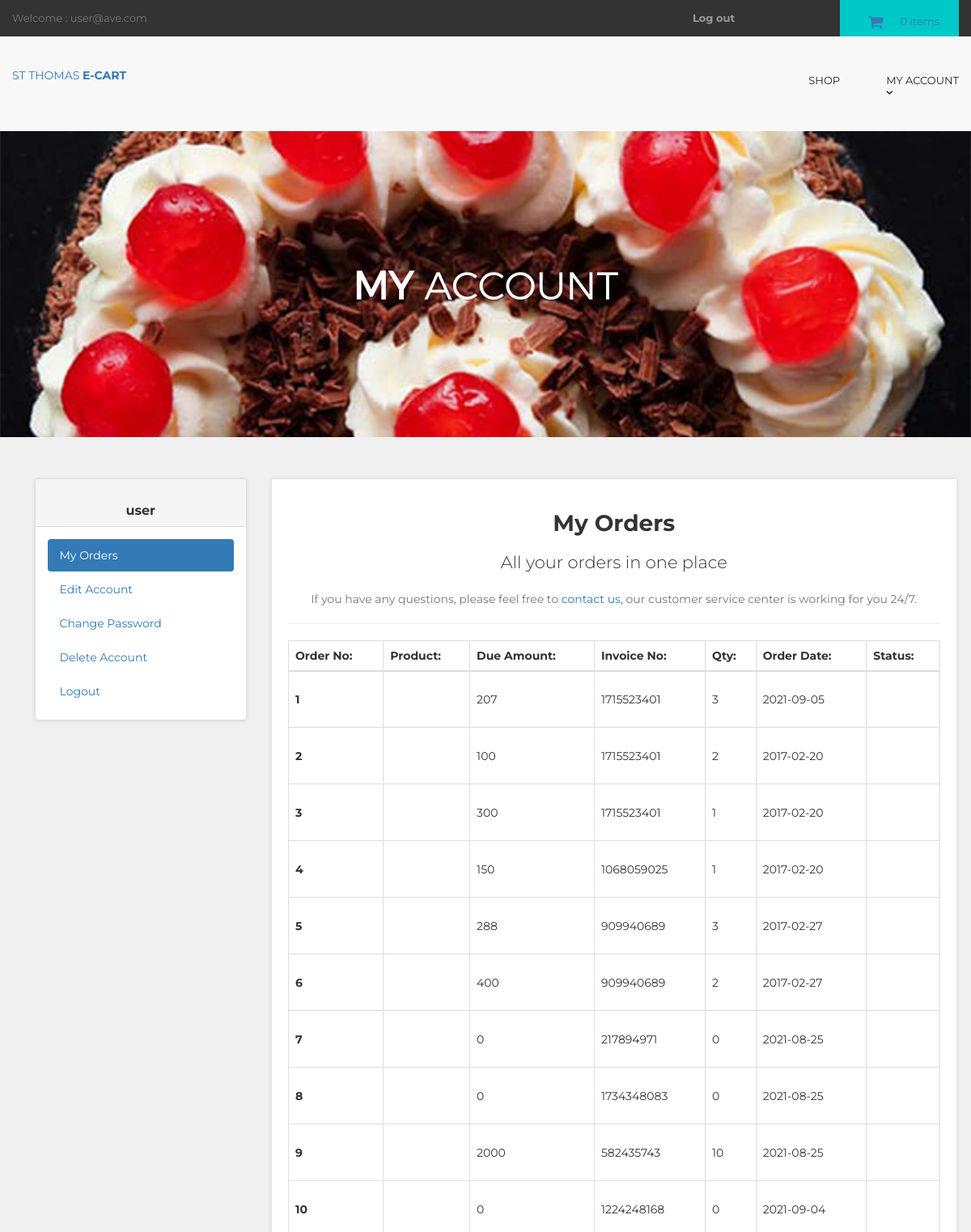
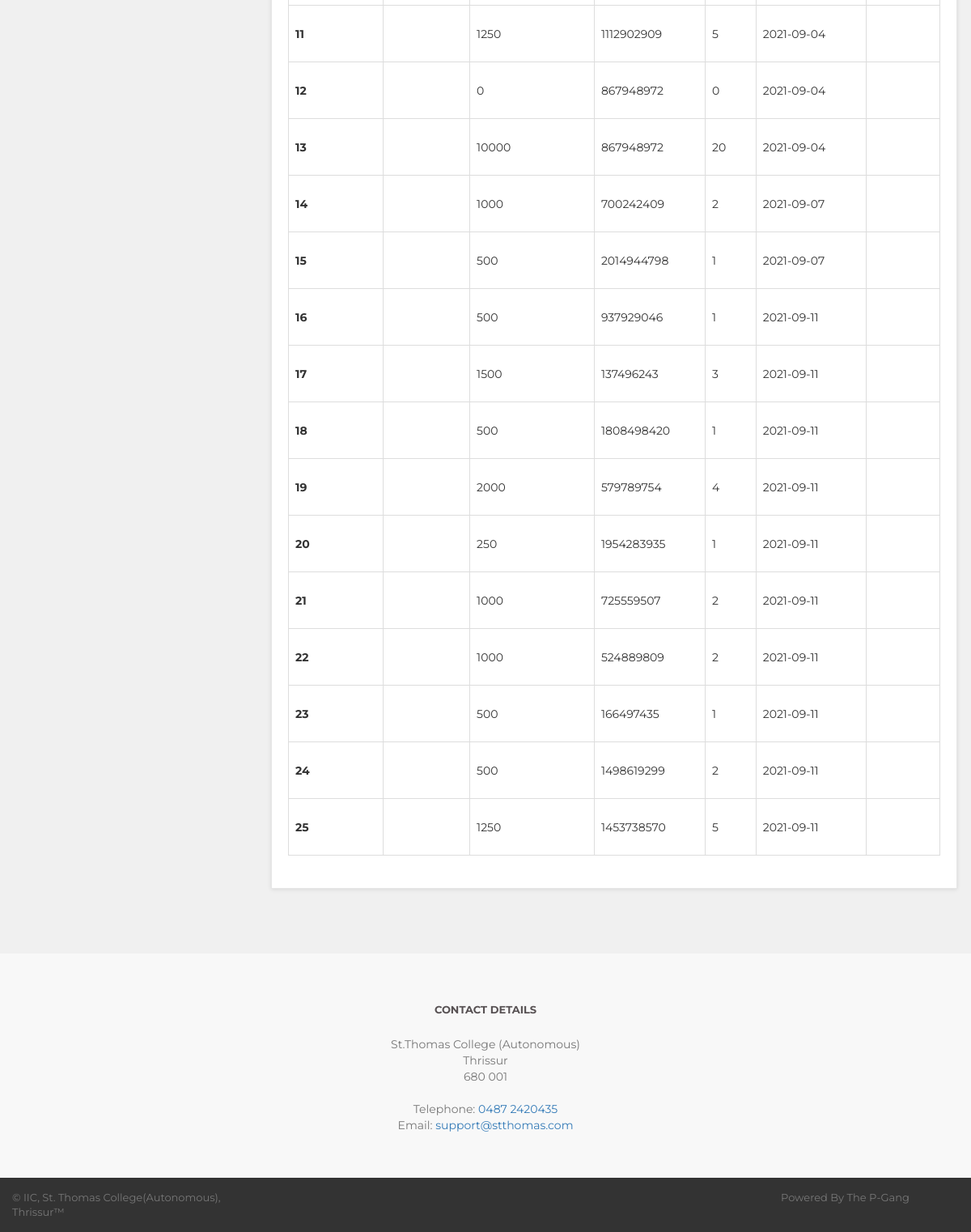
The page /customer/my_account.php?my_orders (signed in) on the database as committed earlier (2 pictures, top to bottom).
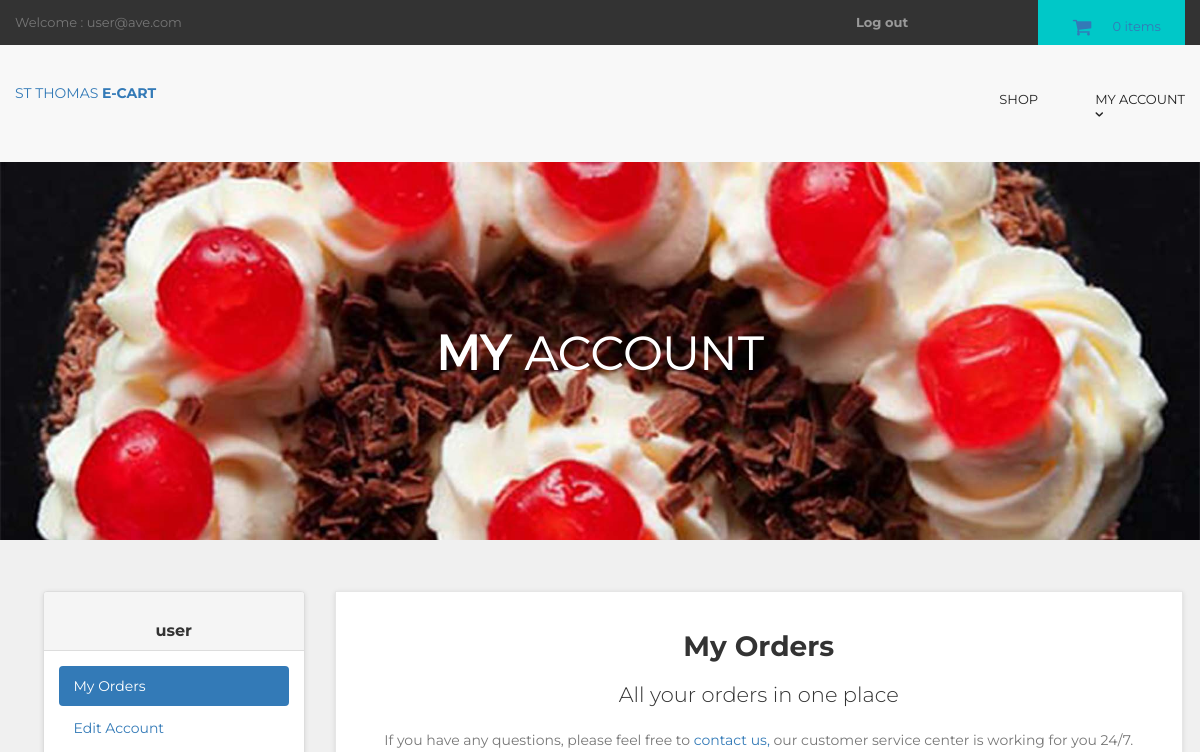
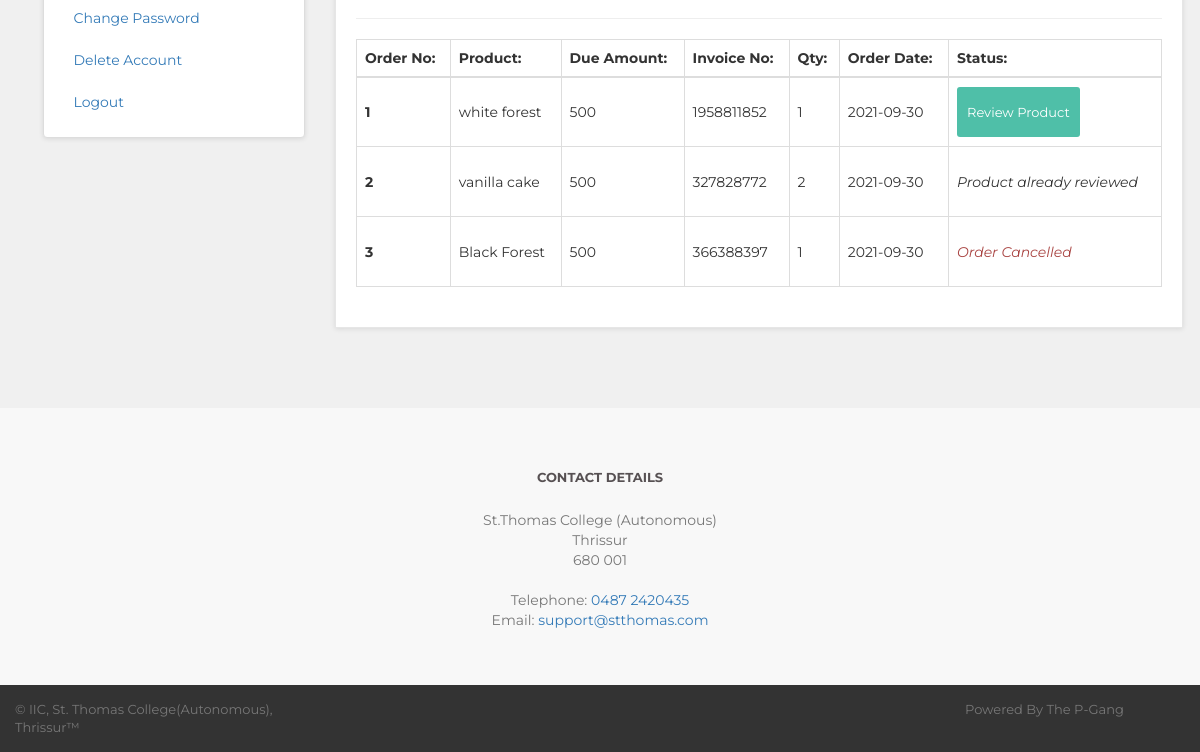
The same page on the database as committed later (2 pictures, top to bottom).
### tables this page shows
CREATE TABLE `customers` (
  `customer_id` int(10) NOT NULL,
  `customer_name` varchar(255) NOT NULL,
  `customer_email` varchar(255) NOT NULL,
  `customer_pass` varchar(255) NOT NULL,
  `customer_country` text NOT NULL,
  `customer_city` text NOT NULL,
  `customer_contact` varchar(255) NOT NULL,
  `customer_address` text NOT NULL,
  `customer_image` text NOT NULL,
  `customer_ip` varchar(255) NOT NULL,
  `customer_confirm_code` text NOT NULL
);

CREATE TABLE `customer_orders` (
  `order_id` int(10) NOT NULL,
  `customer_id` int(10) NOT NULL,
  `pro_id` int(10) NOT NULL,
  `wish_text` varchar(30) NOT NULL,
  `s_id` varchar(20) NOT NULL,
  `due_amount` int(100) NOT NULL,
  `invoice_no` int(100) NOT NULL,
  `qty` int(10) NOT NULL,
  `size` text NOT NULL,
  `order_date` timestamp NOT NULL DEFAULT current_timestamp(),
  `order_status` text NOT NULL,
  `pro_dt` datetime DEFAULT NULL
);

CREATE TABLE `products` (
  `product_id` int(10) NOT NULL,
  `Seller_id` varchar(20) NOT NULL,
  `cat_id` int(10) NOT NULL,
  `manufacturer_id` int(10) NOT NULL,
  `date` timestamp NOT NULL DEFAULT current_timestamp() ON UPDATE current_timestamp(),
  `product_title` text NOT NULL,
  `product_url` text NOT NULL,
  `product_img1` text NOT NULL,
  `product_img2` text NOT NULL,
  `product_img3` text NOT NULL,
  `product_price` int(10) NOT NULL,
  `product_weight` text NOT NULL,
  `product_psp_price` int(100) DEFAULT NULL,
  `product_desc` text NOT NULL,
  `product_features` text NOT NULL,
  `product_video` text NOT NULL,
  `product_keywords` text NOT NULL,
  `product_label` text NOT NULL,
  `status` varchar(255) NOT NULL
);

### customer/my_orders.php (the view, shortened to what this page needs)
<center>
<h1><b>My Orders</b></h1>
<p class="lead"> All your orders in one place</p>
<p class="text-muted" >
If you have any questions, please feel free to <a href="../contact.php" > contact us,</a> our customer service center is working for you 24/7.
</p>
</center>
<hr>
<div class="table-responsive" >
<table class="table table-bordered table-hover" >
<thead>
<tr>
<th>Order No:</th>
<th>Product:</th>
<th>Due Amount:</th>
<th>Invoice No:</th>
<th>Qty:</th>
<th>Order Date:</th>
<th>Status:</th>
</tr>
</thead>
<tbody>
<?php
$customer_session = $_SESSION['customer_email'];
$get_customer = "select * from customers where customer_email='$customer_session'";
$run_customer = mysqli_query($con,$get_customer);
$row_customer = mysqli_fetch_array($run_customer);
$customer_id = $row_customer['customer_id'];
$get_orders = "select * from customer_orders where customer_id='$customer_id'";
$run_orders = mysqli_query($con,$get_orders);
$i = 0;
while($row_orders = mysqli_fetch_array($run_orders)){
$order_id = $row_orders['order_id'];
$pro_id = $row_orders['pro_id'];
$due_amount = $row_orders['due_amount'];
$invoice_no = $row_orders['invoice_no'];
$qty = $row_orders['qty'];
$order_date = substr($row_orders['order_date'],0,11);
$order_status = $row_orders['order_status'];
$i++;
$get_pro = "select * from products where product_id ='$pro_id'";
$run_pro = mysqli_query($con,$get_pro);
$row_pro = mysqli_fetch_array($run_pro);
$pro_name = $row_pro['product_title'];
?>
<tr style="height: 70px;">
<th><?php echo $i; ?></th>
<td><?php echo $pro_name; ?></td>
<td><?php echo $due_amount; ?></td>
<td><?php echo $invoice_no; ?></td>
<td><?php echo $qty; ?></td>
<td><?php echo $order_date; ?></td>
<td>
<?php
if($order_status=='Cancelled'){
    echo "<i class='text-danger'>Order Cancelled</i>";
}
if($order_status=='Completed'){
$check_review = "select * from customer_review where order_id='$order_id'";
$run_check = mysqli_query($con,$check_review);
if(mysqli_num_rows($run_check)>=1)
    echo "<i>Product already reviewed</i>";
else
    echo "<a href='review.php?order_id=".$order_id." target='_self' class='btn btn-primary btn-sm' > Review Product </a>";
}
?>
</td>
</tr>
<?php
}
?>
</tbody>
</table>
</div>

### customer/my_account.php (shortened to what this page needs)
<?php
if(!isset($_SESSION['customer_email'])){
echo "<script>window.open('../checkout.php','_self')</script>";
}else {
include("includes/db.php");
include("includes/header.php");
include("functions/functions.php");
include("includes/main.php");
?>
  <main>
    <div class="nero">
      <div class="nero__heading">
        <span class="nero__bold">My </span>Account
      </div>
    </div>
  </main>
<div id="content" >
<div class="container" style="margin: 50px auto;">
<div class="col-md-12">
</div>
<div class="col-md-3">
<?php include("includes/sidebar.php"); ?>
</div>
<div class="col-md-9" >
<div class="box" >
<?php
if(isset($_GET['my_orders'])){
include("my_orders.php");
}
?>
</div>
</div>
</div>
</div>
<?php
include("../includes/footer.php");
?>
</body>
</html>
<?php } ?>

### customer/includes/header.php (shortened to what this page needs)
<!DOCTYPE html>
<html lang="en">
<head>
  <link href="styles/bootstrap.min.css" rel="stylesheet">
  <link href="styles/backend.css" rel="stylesheet">
  <link href="styles/style.css" rel="stylesheet">
  <link href="font-awesome/css/font-awesome.min.css" rel="stylesheet">

### customer/includes/main.php (shortened to what this page needs)
</head>
<body>
  <header class="page-header">
    <div class="page-header__topline">
      <div class="container clearfix">
        <div class="currency">
          <a class="currency__change" href="my_account.php?my_orders">
          <?php
          if(!isset($_SESSION['customer_email'])){
          echo "Welcome :Guest";
         }
          else
          {
              echo "Welcome : " . $_SESSION['customer_email'] . "";
            }
?>
          </a>
        </div>
        <div class="basket">
          <a href="../cart.php" class="btn btn--basket">
            <i class="icon-basket"></i>
            <?php items(); ?> items
          </a>
        </div>
        <ul class="login">
          <li class="login__item">
          <?php
          if(!isset($_SESSION['customer_email'])){
            echo '<a href="../checkout.php" class="login__link"><b>Sign In</b></a>';
          }
            else
            {
                echo '<a href="../logout.php" class="login__link"><b>Log out</b></a>';
            }
?>
          </li>
        </ul>
      </div>
    </div>
    <div class="page-header__bottomline">
      <div class="container clearfix">
        <div class="logo">
          <a class="logo__link" href="../index.php">
            <span>ST THOMAS <b>E-CART</b></span>
          </a>
        </div>
        <nav class="main-nav">
          <ul class="categories">
          <li class="categories__item">
              <a class="categories__link" href="../index.php">
                Shop
              </a>
            </li>
          <li class="categories__item">
              <a class="categories__link" href="#">
                My Account
                <i class="icon-down-open-1"></i>
              </a>
            </li>
          </ul>
        </nav>
      </div>
    </div>
  </header>

### customer/functions/functions.php (shortened to what this page needs)
<?php
$db = mysqli_connect("localhost","root","","ecom_store");
function getRealUserIp(){
    switch(true){
      default : return $_SERVER['REMOTE_ADDR'];
    }
 }
function items(){
global $db;
$ip_add = getRealUserIp();
$get_items = "select * from cart where ip_add='$ip_add'";
$run_items = mysqli_query($db,$get_items);
$count_items = mysqli_num_rows($run_items);
echo $count_items;
}
?>

### customer/includes/sidebar.php (shortened to what this page needs)
<div class="panel panel-default sidebar-menu">
<div class="panel-heading">
<?php
$customer_session = $_SESSION['customer_email'];
$get_customer = "select * from customers where customer_email='$customer_session'";
$run_customer = mysqli_query($con,$get_customer);
$row_customer = mysqli_fetch_array($run_customer);
$customer_name = $row_customer['customer_name'];
if(!isset($_SESSION['customer_email'])){
}
else {
echo "
<center>
</center>
<br>
<h1 align='center' class='panel-title'> <b>$customer_name</b> </h1>
";
}
?>
</div>
<div class="panel-body">
<ul class="nav nav-pills nav-stacked">
<li class="<?php if(isset($_GET['my_orders'])){ echo "active"; } ?>">
<a href="my_account.php?my_orders"> <i class="fa fa-list"> </i> My Orders </a>
</li>
<li class="<?php if(isset($_GET['edit_account'])){ echo "active"; } ?>">
<a href="my_account.php?edit_account"> <i class="fa fa-pencil"></i> Edit Account </a>
</li>
<li class="<?php if(isset($_GET['change_pass'])){ echo "active"; } ?>">
<a href="my_account.php?change_pass"> <i class="fa fa-user"></i> Change Password </a>
</li>
<li class="<?php if(isset($_GET['delete_account'])){ echo "active"; } ?>">
<a href="my_account.php?delete_account"> <i class="fa fa-trash-o"></i> Delete Account </a>
</li>
<li>
<a href="logout.php"> <i class="fa fa-sign-out"></i> Logout </a>
</li>
</ul>
</div>
</div>

### includes/footer.php (shortened to what this page needs)
<footer class="page-footer">
	<div class="footer-nav">
		<div class="container clearfix">
			<div class="row justify-content-center">
        <div class="text-center text-muted p-5">
            <div class="footer-nav__heading">Contact details</div>
            <address class="address">
            St.Thomas College (Autonomous)<br>
            Thrissur<br>
            680 001
          </address>
            <div class="phone">
              Telephone:
              <a class="phone__number" href="tel:0123456789">0487 2420435</a>
            </div>
            <div class="email">
              Email:
              <a href="mailto:support@yourwebsite.com" class="email__addr">support@stthomas.com</a>
            </div>
          </div>
          </div>
      </div>
        </div>
	<div class="page-footer__subline">
		<div class="container clearfix">
			<div class="copyright">
				&copy; IIC, St. Thomas College(Autonomous), Thrissur&trade;
			</div>
			<div class="designby">
				Powered By The P-Gang
			</div>
		</div>
	</div>
</footer>

### customer/styles/backend.css (style rules this page uses)
html { font-family: "Roboto", Helvetica, Arial, sans-serif; line-height: 1.15; -ms-text-size-adjust: 100%; -webkit-text-size-adjust: 100% }
body { margin: 0 }
article, aside, footer, header, nav, section { display: block }
h1 { font-size: 2em; margin: .67em 0 }
figcaption, figure, main { display: block }
hr { box-sizing: content-box; height: 0; overflow: visible }
a { background-color: transparent; -webkit-text-decoration-skip: objects }
b, strong { font-weight: inherit; font-weight: bolder }
.clearfix:after { content: ""; display: table; clear: both }
[class*=" icon-"]:before, [class^=icon-]:before { font-family: fontello; font-style: normal; font-weight: 400; speak: none; display: inline-block; text-decoration: inherit; width: 1em; margin-right: .2em; text-align: center; font-variant: normal; text-transform: none; line-height: 1em; margin-left: .2em; -webkit-font-smoothing: antialiased; -moz-osx-font-smoothing: grayscale }
.icon-down-open-1:before { content: "\e800" }
.icon-basket:before { content: "\e806" }
html { box-sizing: border-box }
body { min-width: 1190px; font-family: Montserrat, sans-serif; font-weight: 400; background-color: white; }
.container { width: 1170px; margin: 0 auto }
.page-header__topline { height: 45px; background-color: #333 }
.page-header__topline .currency { float: left; min-width: 120px }
.page-header__topline .currency__change { display: block; color: #777; font-size: 13px; line-height: 45px; text-decoration: none; -webkit-transition: color .3s; transition: color .3s }
.page-header__topline .login { float: right; min-width: 135px; margin: 0; padding: 0; margin-right: 82px; list-style: none; font-size: 0 }
.page-header__topline .login__item { display: inline-block; vertical-align: top; margin-right: 35px }
.page-header__topline .login__item:last-child { margin-right: 0 }
.page-header__topline .login__link { display: block; font-size: 13px; color: #999; line-height: 45px; text-decoration: none; -webkit-transition: color .3s; transition: color .3s }
.page-header__topline .basket { float: right; width: 147px }
.page-header__bottomline { background-color: #f8f8f8 }
.page-header__bottomline .logo { float: left }
.page-header__bottomline .logo__link { margin-top: 38px; display: block }
.page-header__bottomline .main-nav { float: right }
.page-header__bottomline .main-nav .categories { margin: 0; padding: 0; list-style: none; font-size: 0 }
.page-header__bottomline .main-nav .categories__item { position: relative; display: inline-block; vertical-align: top; margin-right: 57px }
.page-header__bottomline .main-nav .categories__item:last-child { margin-right: 0 }
.page-header__bottomline .main-nav .categories__link { position: relative; display: block; padding-top: 45px; padding-bottom: 53px; font-size: 13px; color: #222; text-transform: uppercase; text-decoration: none; -webkit-transition: color .3s; transition: color .3s }
.page-header__bottomline .main-nav .categories__link i { position: absolute; top: 63px; left: -5px; line-height: normal }
.page-footer .footer-nav { padding: 60px 0 55px; background-color: #f8f8f8 }
.page-footer .footer-nav__heading { margin-bottom: 23px; color: #575153; font-size: 13px; font-weight: 700; text-transform: uppercase }
.page-footer__subline { padding: 15px; font-size: 13px; color: #777; background-color: #333 }
.page-footer__subline .copyright { float: left; width: 300px }
.page-footer__subline .designby { float: right; width: 220px }
.btn { display: inline-block; vertical-align: top; font-size: 13px; line-height: 40px; text-decoration: none; -webkit-transition: .3s; transition: .3s }
.btn--basket { width: 100%; height: 45px; padding-left: 18px; background-color: #00c8c8; -webkit-transition: background-color .3s; transition: background-color .3s }
.btn--basket .icon-basket { position: relative; top: 3px; margin-right: 13px; font-size: 20px }
.nero { padding-top: 160px; padding-bottom: 140px; font-family: 'montserratlight', sans-serif; text-align: center; text-transform: uppercase; color: #FFF; background: #666 url("../images/photo4.jpg") no-repeat; background-size: cover; background-position: center; }
.nero__heading { font-size: 48px; }
.nero__bold { font-weight: 700; }

Rows that differ between the two databases and show on the page:
removed customer_orders: due_amount "207", invoice_no "1715523401", qty "3", order_date "2021-09-05"
removed customer_orders: due_amount "100", invoice_no "1715523401", qty "2", order_date "2017-02-20"
removed customer_orders: due_amount "300", invoice_no "1715523401", qty "1", order_date "2017-02-20"
removed customer_orders: due_amount "150", invoice_no "1068059025", qty "1", order_date "2017-02-20"
removed customer_orders: due_amount "288", invoice_no "909940689", qty "3", order_date "2017-02-27"
removed customer_orders: due_amount "400", invoice_no "909940689", qty "2", order_date "2017-02-27"
removed customer_orders: due_amount "0", invoice_no "217894971", qty "0", order_date "2021-08-25"
removed customer_orders: due_amount "0", invoice_no "1734348083", qty "0", order_date "2021-08-25"
removed customer_orders: due_amount "2000", invoice_no "582435743", qty "10", order_date "2021-08-25"
removed customer_orders: due_amount "0", invoice_no "1224248168", qty "0", order_date "2021-09-04"
removed customer_orders: due_amount "1250", invoice_no "1112902909", qty "5", order_date "2021-09-04"
removed customer_orders: due_amount "0", invoice_no "867948972", qty "0", order_date "2021-09-04"
removed customer_orders: due_amount "10000", invoice_no "867948972", qty "20", order_date "2021-09-04"
removed customer_orders: due_amount "1000", invoice_no "700242409", qty "2", order_date "2021-09-07"
removed customer_orders: due_amount "500", invoice_no "2014944798", qty "1", order_date "2021-09-07"
removed customer_orders: due_amount "500", invoice_no "937929046", qty "1", order_date "2021-09-11"
removed customer_orders: due_amount "1500", invoice_no "137496243", qty "3", order_date "2021-09-11"
removed customer_orders: due_amount "500", invoice_no "1808498420", qty "1", order_date "2021-09-11"
removed customer_orders: due_amount "2000", invoice_no "579789754", qty "4", order_date "2021-09-11"
removed customer_orders: due_amount "250", invoice_no "1954283935", qty "1", order_date "2021-09-11"
removed customer_orders: due_amount "1000", invoice_no "725559507", qty "2", order_date "2021-09-11"
removed customer_orders: due_amount "1000", invoice_no "524889809", qty "2", order_date "2021-09-11"
removed customer_orders: due_amount "500", invoice_no "166497435", qty "1", order_date "2021-09-11"
removed customer_orders: due_amount "500", invoice_no "1498619299", qty "2", order_date "2021-09-11"
removed customer_orders: due_amount "1250", invoice_no "1453738570", qty "5", order_date "2021-09-11"
added customer_orders: products.product_title "white forest", due_amount "500", invoice_no "1958811852", qty "1", order_date "2021-09-30"
added customer_orders: products.product_title "vanilla cake", due_amount "500", invoice_no "327828772", qty "2", order_date "2021-09-30", order_status "Product already reviewed"
added customer_orders: products.product_title "Black Forest", due_amount "500", invoice_no "366388397", qty "1", order_date "2021-09-30", order_status "Order Cancelled"
